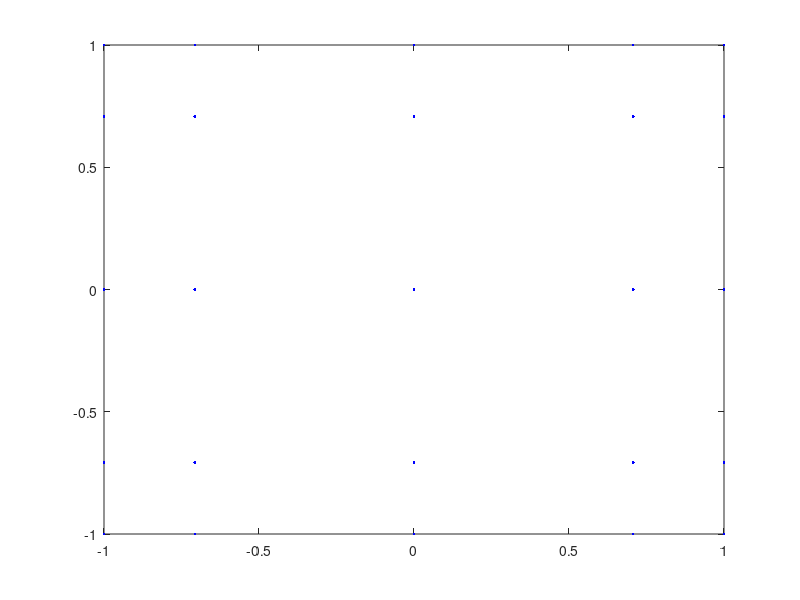

This chart was generated by the following MATLAB code:
clear all; clc; close all

% Collocation method: 1-Smolyak (not working), 2-Stroud-3
coll_method = 1; 

% Particle Mach Number input
ma_min = 0.1;
ma_max = 1.75;
ma_n   = 5;

ma = zeros(ma_n,1);

% Particle Reynolds number input
re_min = 100;
re_max = 10000;
re_n   = 5;

re = zeros(re_n,1);

for j = 1:ma_n;
    if coll_method == 1
        if ma_n == 1
            ma(j) = 1;
        else
            ma(j) = -cos(pi*(j-1)/(ma_n-1));
        end
    elseif coll_method == 2
        
    end
end
for j = 1:re_n;
    if coll_method == 1
        if re_n == 1
            re(j) = 1;
        else
            re(j) = -cos(pi*(j-1)/(re_n-1));
        end
    end
end

[X, Y] = meshgrid(ma, re);

figure(2)
plot(X, Y, '.b')
